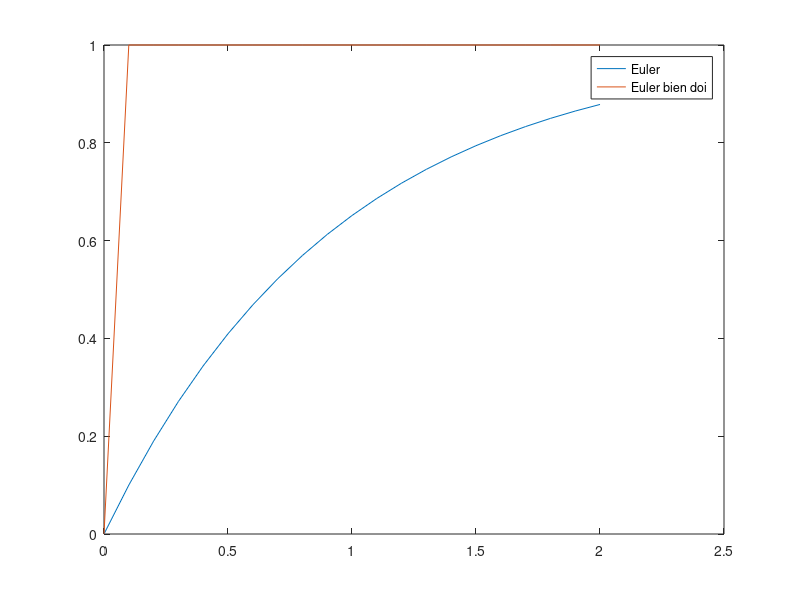

Source code (MATLAB):
h=0.1;
x0=0;
xN=2;
y0=0;
N=(xN-x0)/h;
%ydot=1-y
x=zeros(1,N+1);
y=zeros(1,N+1);
ybd=y;
x(1) =x0;
y(1) =y0;
ybd(1)=0;
for i=1:N
    x(i+1)=x(i)+h;
    y(i+1)=y(i)+h*(1-y(i));
    ybd(i+1)=y(i)+h*(1-y(i))+(1-y(i+1));
end
plot(x,y,x,ybd)
legend('Euler','Euler bien doi')
